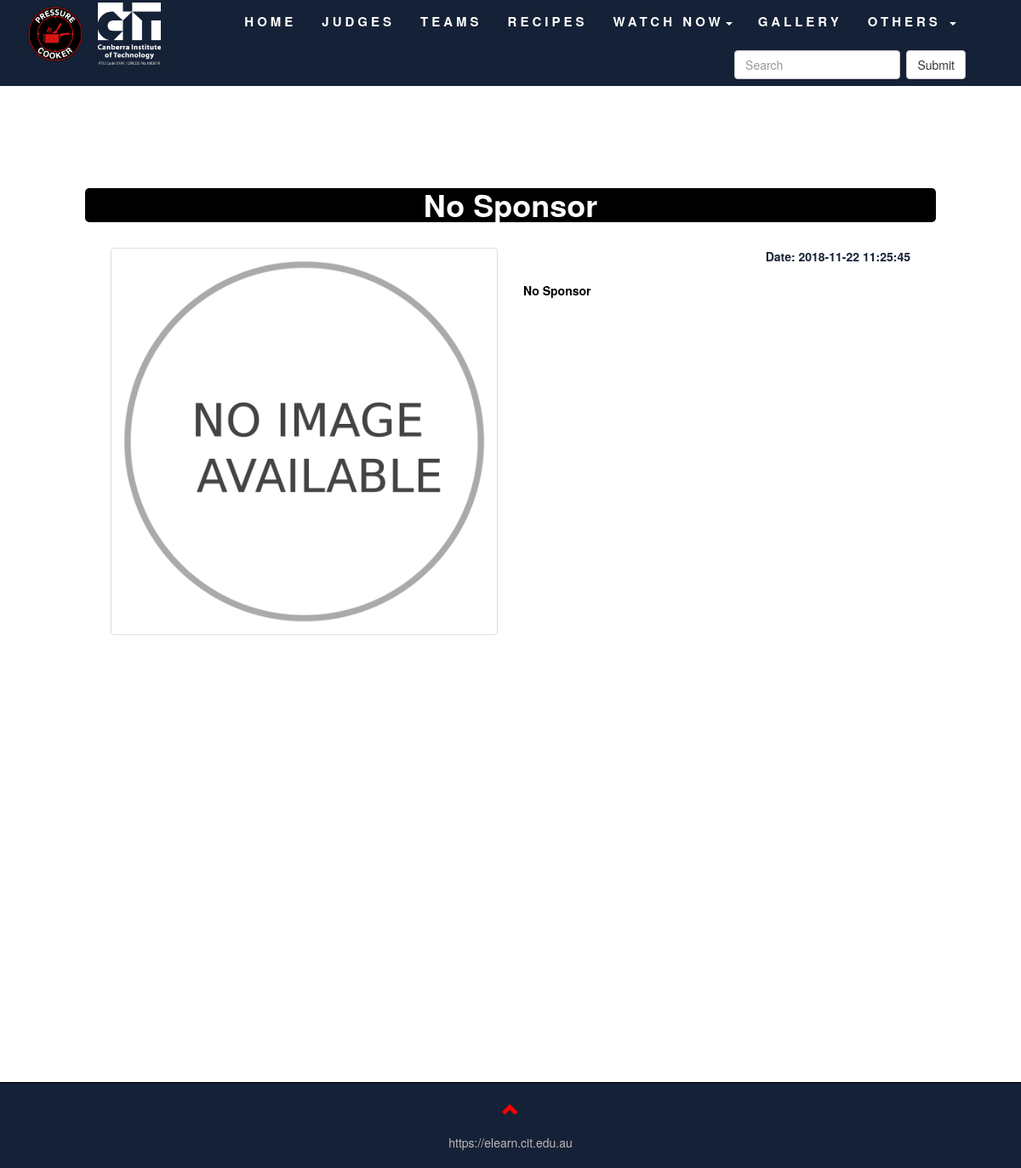
Screenshot of /viewSponsor.php?sponsor=18 with the database file from the repository.
### tables this page shows
CREATE TABLE `sponsor` (
  `id` int(10) NOT NULL,
  `name` text NOT NULL,
  `img` text NOT NULL,
  `date` timestamp NOT NULL DEFAULT CURRENT_TIMESTAMP ON UPDATE CURRENT_TIMESTAMP,
  `msg` text NOT NULL
);

### viewSponsor.php (the view, shortened to what this page needs)
<?php
require __DIR__ . '/admin/config/db.php';
@$get = $_GET[ 'sponsor' ];
?>
<!DOCTYPE html>
<html>
<head>
	<link rel="stylesheet" href="https://maxcdn.bootstrapcdn.com/bootstrap/3.3.7/css/bootstrap.min.css">
	<link href="assets\style.css" rel="stylesheet">
	<link rel="stylesheet" href="https://use.fontawesome.com/releases/v5.2.0/css/all.css">
</head>
<body id="topOfPage">
	<div class="container-fluid">
		<?php
		include "templates/navigationbar_template.php";
		?>
		<div class="myView bg-3">
			<div id="startAgain" class="container-fluid myContainer bg-3 goTopAnim">
				<?php
				$judge_query = "SELECT * FROM sponsor
									WHERE id = $get";
				$connect_judge_query = mysqli_query( $conn, $judge_query );
				$count_rows = mysqli_num_rows( $connect_judge_query );
				if ( $count_rows > 0 ) {
					while ( $get_each_row = mysqli_fetch_array( $connect_judge_query ) ) {
						$name_of_judge = $get_each_row[ 'name' ];
						$img_of_judge = $get_each_row[ 'img' ];
						$msg_of_judge = $get_each_row[ 'msg' ];
						$date_judge = $get_each_row[ 'date' ];
						?>
				<h1 class="text-center" style="font-weight: bold; background: black; color: white; border-radius: 5px;">
					<?php echo $name_of_judge; ?>
				</h1><br>
				<div class="row">
					<div class="col-md-6">
						<div class="thumbnailForDetails">
							<img class="resizeWithIndividualView" src="admin\dynamicImages\sponsors\<?php echo $img_of_judge; ?>" alt="sponsor">
						</div>
					</div>
					<div class="col-md-6">
						<p style="float: right; font-weight: bold;">Date:
							<?php echo $date_judge; ?>
						</p><br><br>
						<p style="color: black; text-align: justify;">
							<strong>
								<?php echo $msg_of_judge; ?>
							</strong>
						</p>
					</div>
					<?php
					}
					}
					?>
				</div>
			</div>
		</div><br><br><br><br><br><br><br><br><br><br><br><br><br><br><br><br><br><br><br><br>
	</div>
	<?php
	include 'templates/footer_template.php';
	?>
</body>
</html>

### assets/style.css (style rules this page uses)
body { background: #fffff; }
.thumbnailForDetails { padding: 0 0 15px 0; border: none; border-radius: 0; }
.thumbnailForDetails img { width: 100%; height: 100%; margin-bottom: 10px; }
.resizeWithIndividualView { height: 330px; height: -webkit-fill-available; max-height: auto; width: 490px; max-width: 100%; object-fit: contain; object-position: center; display: inline-block; padding: 4px; line-height: 1.42857143; background-color: #fff; border: 1px solid #ddd; border-radius: 4px; transition: all .2s ease-in-out; }
.bg-3 { background-color: #FFFFFF; color: #152136; }
.myContainer { padding-top: 70px; padding-bottom: 70px; }
@media screen and (min-width: 900px) { .container-fluid { padding: 0px; } }
.row { margin-left: 15px; margin-right: 15px; }
.container-fluid { padding: 0px; }
@media screen and (min-width: 901px) { .myView { padding: 100px; } }

### rows the page displays
sponsor: name "No Sponsor", img (picture), date "2018-11-22 11:25:45", msg "No Sponsor"
